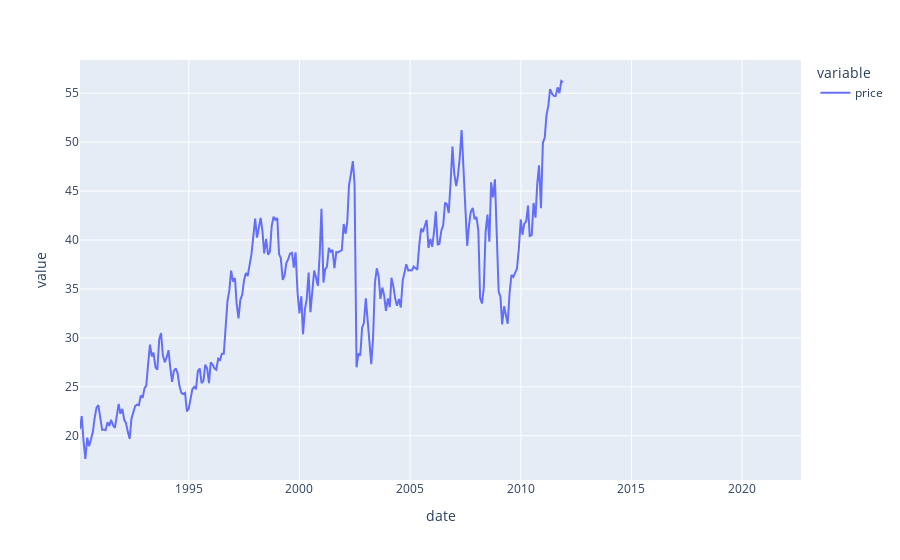

The cell this chart's notebook holds for it:
### Code cell
px.line(df_rmv[df_rmv.permno == "0111145D UN Equity"].price)

### Figure 1 — Plotly figure (JSON) as saved in the notebook; plotly's stock layout.template omitted (floating-point values rounded to 4 significant figures; data arrays with more than 128 entries replaced by an {"elided": "..."} marker saying what was removed)
{"data": [{"hovertemplate": "variable=price<br>date=%{x}<br>value=%{y}<extra></extra>", "legendgroup": "price", "line": {"color": "#636efa", "dash": "solid"}, "marker": {"symbol": "circle"}, "mode": "lines", "name": "price", "orientation": "v", "showlegend": true, "type": "scatter", "x": {"elided": "392 str values"}, "xaxis": "x", "y": {"elided": "392 float values"}, "yaxis": "y"}], "layout": {"legend": {"title": {"text": "variable"}, "tracegroupgap": 0}, "margin": {"t": 60}, "xaxis": {"anchor": "y", "domain": [0, 1], "title": {"text": "date"}}, "yaxis": {"anchor": "x", "domain": [0, 1], "title": {"text": "value"}}}}
